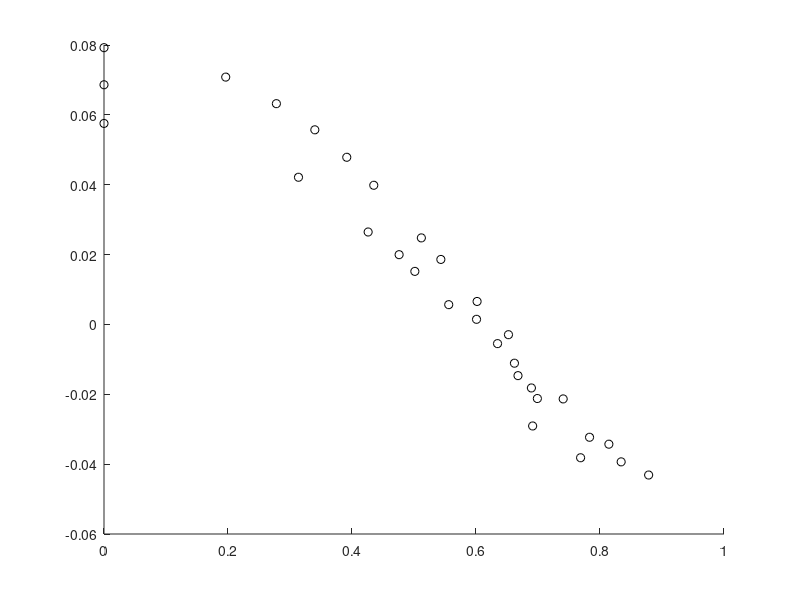

Here is the MATLAB script that generated this plot: (Note: this script raises an error after producing the figure.)
%Charles Villazor
%April 16th, 2020
%MAE 253
%Lab 6 - Propeller Aerodynamics
clc;clear;close all
%% Importing Data
%(1)No. of Props | (2)Prop dia (in) | (3)Prop Pitch (in) | (4)Throttle | (5)Q (psf) | (6)V (Volts) | (7)I (Amps) | (8)Thrust (lb) | (9)Torque (in-lb) | (10)RPM | (11)Material (1 - APC; 2- Wood)
data = importdata('Lab-6_prop_data_all_sessions.dat');
%Should the units be in SI?
data(:,2) = data(:,2).*0.0254; %convert inch to meter
data(:,3) = data(:,3).*0.0254;
data(:,5) = data(:,5).*47.8803; %Convert psf to Pa
data(:,8) = data(:,8).*4.44822; %convert lb to N
data(:,9) = data(:,9).*0.11298482933333; %convert lb-in to n-m
data(:,9) = data(:,9).*(-1); %flip signs of torque
data(:,10) = data(:,10).*(1/60); %convert rpm to hz (1/s)
%% Finding Advanced Ratio
%constants
rhoAir = 1.18; %air density
%Calculating Freestream Velocity
v = sqrt((2.*data(:,5))./rhoAir); %Freestream Velocity
%Calculating Advanced Ratio
j = v./(data(:,10).*data(:,2)); %Advanced Ratio
%% Calculating Coefficient of Thrust
ct = (data(:,8)./(rhoAir.*(data(:,10).^2).*(data(:,2).^4)));
%% Calculating Coefficient of Torque
cq = (data(:,9)./(rhoAir.*(data(:,10).^2).*(data(:,2).^5)));
%% Calculating Coefficient of Power
%Calculating power
p = data(:,6).*data(:,7);
%Calculating Coefficient of Power
cp = (p(:,1)./(rhoAir.*(data(:,10).^3).*(data(:,2).^5)));
%% Calculating Propeller Efficiency
%If thrust or torque is negative, set efficiency to zero
% thrustEdit = zeros(numel(data(:,8)),1);
% torqueEdit = zeros(numel(data(:,9)),1);
% for i=1:numel(data(:,8))
%     if data(i,8) < 0
%         thrustEdit(i,1) = thrustEdit(i,1)+data(i,8);
%     end
% end
% for i=1:numel(data(:,9))
%     if data(i,9) < 0
%         torqueEdit(i,1) = torqueEdit(i,1)+data(i,9);
%     end
% end
% cte = (thrustEdit(:,1)./(rhoAir.*(data(:,10).^2).*(data(:,2).^4)));
% cqe = (torqueEdit(:,1)./(rhoAir.*(data(:,10).^2).*(data(:,2).^5))).*10;
pe = (ct(:,1).*j(:,1))./((2*pi).*cq(:,1));
for i = 1:numel(pe(:,1))
    if data(i,8) < 0
        pe(i,1) = 0;
    end
    if data(i,9) < 0
        pe(i,1) = 0;
    end
end
%% Seperating Data:
%Propellers
    %1 - 1 to 30
        %0.4572 Meter Diameter, 0.2032 Meter Pitch, 2 propellers, APC
    %2 - 31 to 54
        %0.4064 Meter Diameter, 0.2032 Meter Pitch, 2 propellers, APC
    %3 - 55 to 74
        %0.3810 Meter Diameter, 0.2540 Meter Pitch, 2 propellers, APC
    %4 - 79 to 106
        %0.3810 Meter Diameter, 0.2032 Meter Pitch, 2 propellers, APC
    %5 - 107 to 137
        %0.3810 Meter Diameter, 0.3048 Meter Pitch, 2 propellers, APC
    %6 - 138 to 159
        %0.4572 Meter Diameter, 0.2032 Meter Pitch, 2 propellers, Wooden
    %7 - 160 to 183
        %0.4572 Meter Diameter, 0.2032 Meter Pitch, 4 propellers, Wooden
%% Plotting Based on Propellers
%propeller 1
figure(1)
scatter(j(1:30,1),ct(1:30,1),'k'); %plotting reynolds number by the coefficient of pressure
hold on
scatter(j(1:30,1),cq(1:30,1).*10,'+','r');
hold on
scatter(j(1:30,1),cp(1:30,1),'*','b');
hold on
scatter(j(1:30,1),pe(1:30,1),'^','m');
legend('Coefficient of Thrust','Coefficient of Torque (Multiplied by 10)','Coefficient of Power','Power Efficiency')
xlabel('Advanced Ratio');
ylabel('Ct/Cq/Cp/Pe');
title('Propeller 1 - Coefficients vs Advanced Ratio')
xlim([0,1])
%propeller 2
figure(2)
scatter(j(34:54,1),ct(34:54,1),'k'); %plotting reynolds number by the coefficient of pressure
hold on
scatter(j(34:54,1),cq(34:54,1).*10,'+','r');
hold on
scatter(j(34:54,1),cp(34:54,1),'*','b');
hold on
scatter(j(34:54,1),pe(34:54,1),'^','m');
legend('Coefficient of Thrust','Coefficient of Torque (Multiplied by 10)','Coefficient of Power','Power Efficiency')
xlabel('Advanced Ratio');
ylabel('Ct/Cq/Cp/Pe');
title('Propeller 2 - Coefficients vs Advanced Ratio')
xlim([0,1])
%propeller 3
figure(3)
scatter(j(55:74,1),ct(55:74,1),'d','k'); %plotting reynolds number by the coefficient of pressure
hold on
scatter(j(55:74,1),cq(55:74,1).*10,'+','r');
hold on
scatter(j(55:74,1),cp(55:74,1),'*','b');
hold on
scatter(j(55:74,1),pe(55:74,1),'^','m');
legend('Coefficient of Thrust','Coefficient of Torque (Multiplied by 10)','Coefficient of Power','Power Efficiency')
xlabel('Advanced Ratio');
ylabel('Ct/Cq/Cp/Pe');
title('Propeller 3 - Coefficients vs Advanced Ratio')
xlim([0,1])
%propeller 4
figure(4)
scatter(j(79:106,1),ct(79:106,1),'d','k'); %plotting reynolds number by the coefficient of pressure
hold on
scatter(j(79:106,1),cq(79:106,1).*10,'+','r');
hold on
scatter(j(79:106,1),cp(79:106,1),'*','b');
hold on
scatter(j(79:106,1),pe(79:106,1),'^','m');
legend('Coefficient of Thrust','Coefficient of Torque (Multiplied by 10)','Coefficient of Power','Power Efficiency')
xlabel('Advanced Ratio');
ylabel('Ct/Cq/Cp/Pe');
title('Propeller 4 - Coefficients vs Advanced Ratio')
xlim([0,1])
%propeller 5
figure(5)
scatter(j(107:137,1),ct(107:137,1),'d','k'); %plotting reynolds number by the coefficient of pressure
hold on
scatter(j(107:137,1),cq(107:137,1).*10,'+','r');
hold on
scatter(j(107:137,1),cp(107:137,1),'*','b');
hold on
scatter(j(107:137,1),pe(107:137,1),'^','m');
legend('Coefficient of Thrust','Coefficient of Torque (Multiplied by 10)','Coefficient of Power','Power Efficiency')
xlabel('Advanced Ratio');
ylabel('Ct/Cq/Cp/Pe');
title('Propeller 5 - Coefficients vs Advanced Ratio')
xlim([0,1])
%propeller 6
figure(6)
scatter(j(138:159,1),ct(138:159,1),'d','k'); %plotting reynolds number by the coefficient of pressure
hold on
scatter(j(138:159,1),cq(138:159,1).*10,'+','r');
hold on
scatter(j(138:159,1),cp(138:159,1),'*','b');
hold on
scatter(j(138:159,1),pe(138:159,1),'^','m');
legend('Coefficient of Thrust','Coefficient of Torque (Multiplied by 10)','Coefficient of Power','Power Efficiency')
xlabel('Advanced Ratio');
ylabel('Ct/Cq/Cp/Pe');
title('Propeller 6 - Coefficients vs Advanced Ratio')
xlim([0,1])
%propeller 7
figure(7)
scatter(j(160:183,1),ct(160:183,1),'d','k'); %plotting reynolds number by the coefficient of pressure
hold on
scatter(j(160:183,1),cq(160:183,1).*10,'+','r');
hold on
scatter(j(160:183,1),cp(160:183,1),'*','b');
hold on
scatter(j(160:183,1),pe(160:183,1),'^','m');
legend('Coefficient of Thrust','Coefficient of Torque (Multiplied by 10)','Coefficient of Power','Power Efficiency')
xlabel('Advanced Ratio');
ylabel('Ct/Cq/Cp/Pe');
title('Propeller 7 - Coefficients vs Advanced Ratio')
xlim([0,1])
%% Propeller Diameter
    %.4572 - 1 to 30, Wooden, 138 to 183, APC
    %.4064 - 31 to 54
    %.3810 - 55 to 137
%% Plotting parameterized propeller diameter
figure(8)
subplot(2,2,1) %Coefficient of Thrust
scatter(j(1:30,1),ct(1:30,1),'d','k'); 
hold on
scatter(j(31:54,1),ct(31:54,1),'^','r'); 
hold on
scatter(j(55:137,1),ct(55:137,1),'+','b'); 
legend('.4572 Meters','.4064 Meters','.3810 Meters')
xlabel('Advanced Ratio');
ylabel('Ct');
title('Coefficient of Thurst vs Advanced Ratio')
xlim([0,1])
subplot(2,2,2) %Coefficient of Torque
scatter(j(1:30,1),cq(1:30,1),'d','k'); 
hold on
scatter(j(31:54,1),cq(31:54,1),'^','r'); 
hold on
scatter(j(55:137,1),cq(55:137,1),'+','b'); 
legend('.4572 Meters','.4064 Meters','.3810 Meters')
xlabel('Advanced Ratio');
ylabel('Cq');
title('Coefficient of Torque vs Advanced Ratio')
xlim([0,1])
subplot(2,2,3) %Coefficient of Power
scatter(j(1:30,1),cp(1:30,1),'d','k'); 
hold on
scatter(j(31:54,1),cp(31:54,1),'^','r'); 
hold on
scatter(j(55:137,1),cp(55:137,1),'+','b'); 
legend('.4572 Meters','.4064 Meters','.3810 Meters')
xlabel('Advanced Ratio');
ylabel('Cp');
title('Coefficient of Power vs Advanced Ratio')
ylim([-0.01,0.14]);
xlim([0,1])
subplot(2,2,4) %Power Efficiency
scatter(j(1:30,1),pe(1:30,1),'d','k'); 
hold on
scatter(j(31:54,1),pe(31:54,1),'^','r'); 
hold on
scatter(j(55:137,1),pe(55:137,1),'+','b'); 
legend('.4572 Meters','.4064 Meters','.3810 Meters')
xlabel('Advanced Ratio');
ylabel('Power Efficiency');
title('Power Efficiency vs Advanced Ratio')
xlim([0,1])
%% Propeller Pitch
    %.2032 - 1 to 54, 79 to 106
    %.2540 - 55 to 78
    %.3048 - 107 to 137
    %.2032 - 138 to 183, APC
%% Plotting parameterized Propeller Pitch
figure(9)
subplot(2,2,1) %Coefficient of Thrust
scatter(j(1:54,1),ct(1:54,1),'d','k'); 
hold on
scatter(j(55:78,1),ct(55:78,1),'^','r'); 
hold on
scatter(j(107:137,1),ct(107:137,1),'+','b'); 
legend('.2032 Meters','.2540 Meters','.3038 Meters')
xlabel('Advanced Ratio');
ylabel('Ct');
title('Coefficient of Thurst vs Advanced Ratio')
xlim([0,1])
subplot(2,2,2) %Coefficient of Torque
scatter(j(1:54,1),cq(1:54,1),'d','k'); 
hold on
scatter(j(55:78,1),cq(55:78,1),'^','r'); 
hold on
scatter(j(107:137,1),cq(107:137,1),'+','b'); 
legend('.2032 Meters','.2540 Meters','.3038 Meters')
xlabel('Advanced Ratio');
ylabel('Cq');
title('Coefficient of Torque vs Advanced Ratio')
xlim([0,1])
subplot(2,2,3) %Coefficient of Power
scatter(j(1:54,1),cp(1:54,1),'d','k'); 
hold on
scatter(j(55:78,1),cp(55:78,1),'^','r'); 
hold on
scatter(j(107:137,1),cp(107:137,1),'+','b'); 
legend('.2032 Meters','.2540 Meters','.3038 Meters')
xlabel('Advanced Ratio');
ylabel('Cp');
title('Coefficient of Power vs Advanced Ratio')
xlim([0,1])
ylim([0,0.2])
subplot(2,2,4) %Power Efficiency
scatter(j(1:54,1),pe(1:54,1),'d','k'); 
hold on
scatter(j(55:78,1),pe(55:78,1),'^','r'); 
hold on
scatter(j(107:137,1),pe(107:137,1),'+','b'); 
legend('.2032 Meters','.2540 Meters','.3038 Meters')
xlabel('Advanced Ratio');
ylabel('Pe');
title('Power Efficiency vs Advanced Ratio')
xlim([0,1])
%% Number of Propeller
    %2 - 137 to 159
    %4 - 160 to 183
%% Number of Propeller Plots
figure(10)
subplot(2,2,1) %Coefficient of Thrust
scatter(j(138:159,1),ct(138:159,1),'d','b'); 
hold on
scatter(j(160:183,1),ct(160:183,1),'^','r'); 
legend('2 Propellers','4 Propellers')
xlabel('Advanced Ratio');
ylabel('Ct');
title('Coefficient of Thurst vs Advanced Ratio')
xlim([0,1])
subplot(2,2,2) %Coefficient of Torque
scatter(j(138:159,1),cq(138:159,1),'d','b'); 
hold on
scatter(j(160:183,1),cq(160:183,1),'^','r');
legend('2 Propellers','4 Propellers')
xlabel('Advanced Ratio');
ylabel('Cq');
title('Coefficient of Torque vs Advanced Ratio')
xlim([0,1])
subplot(2,2,3) %Coefficient of Power
scatter(j(138:159,1),cp(138:159,1),'d','b'); 
hold on
scatter(j(160:183,1),cp(160:183,1),'^','r'); 
legend('2 Propellers','4 Propellers')
xlabel('Advanced Ratio');
ylabel('Cp');
title('Coefficient of Power vs Advanced Ratio')
xlim([0,1])
ylim([-0.01,0.15])
subplot(2,2,4) %Power Efficiency
scatter(j(138:159,1),pe(138:159,1),'d','b'); 
hold on
scatter(j(160:183,1),pe(160:183,1),'^','r');
legend('2 Propellers','4 Propellers')
xlabel('Advanced Ratio');
ylabel('Pe');
title('Power Efficiency vs Advanced Ratio')
xlim([0,1])
%% Material 
    %APC Material - 1 to 30
    %Wooden - 138 to 159
%% Material Plots
figure(11)
subplot(2,2,1) %Coefficient of Thrust
scatter(j(1:30,1),ct(1:30,1),'d','b'); 
hold on
scatter(j(138:159,1),ct(138:159,1),'^','r'); 
xlabel('Advanced Ratio');
ylabel('Ct');
title('Coefficient of Thurst vs Advanced Ratio')
legend('APC','Wooden')
xlim([0,1])
subplot(2,2,2) %Coefficient of Torque
scatter(j(1:30,1),cq(1:30,1),'d','b'); 
hold on
scatter(j(138:159,1),cq(138:159,1),'^','r'); 
legend('APC','Wooden')
xlabel('Advanced Ratio');
ylabel('Cq');
title('Coefficient of Torque vs Advanced Ratio')
xlim([0,1])
subplot(2,2,3) %Coefficient of Power
scatter(j(1:30,1),cp(1:30,1),'d','b'); 
hold on
scatter(j(138:159,1),cp(138:159,1),'^','r');  
legend('APC','Wooden')
xlabel('Advanced Ratio');
ylabel('Cp');
title('Coefficient of Power vs Advanced Ratio')
xlim([0,1])
ylim([-0.01,0.15])
subplot(2,2,4) %Power Efficiency
scatter(j(1:30,1),pe(1:30,1),'d','b'); 
hold on
scatter(j(138:159,1),pe(138:159,1),'^','r');
legend('APC','Wooden')
xlabel('Advanced Ratio');
ylabel('Pe');
title('Power Efficiency vs Advanced Ratio')
xlim([0,1])